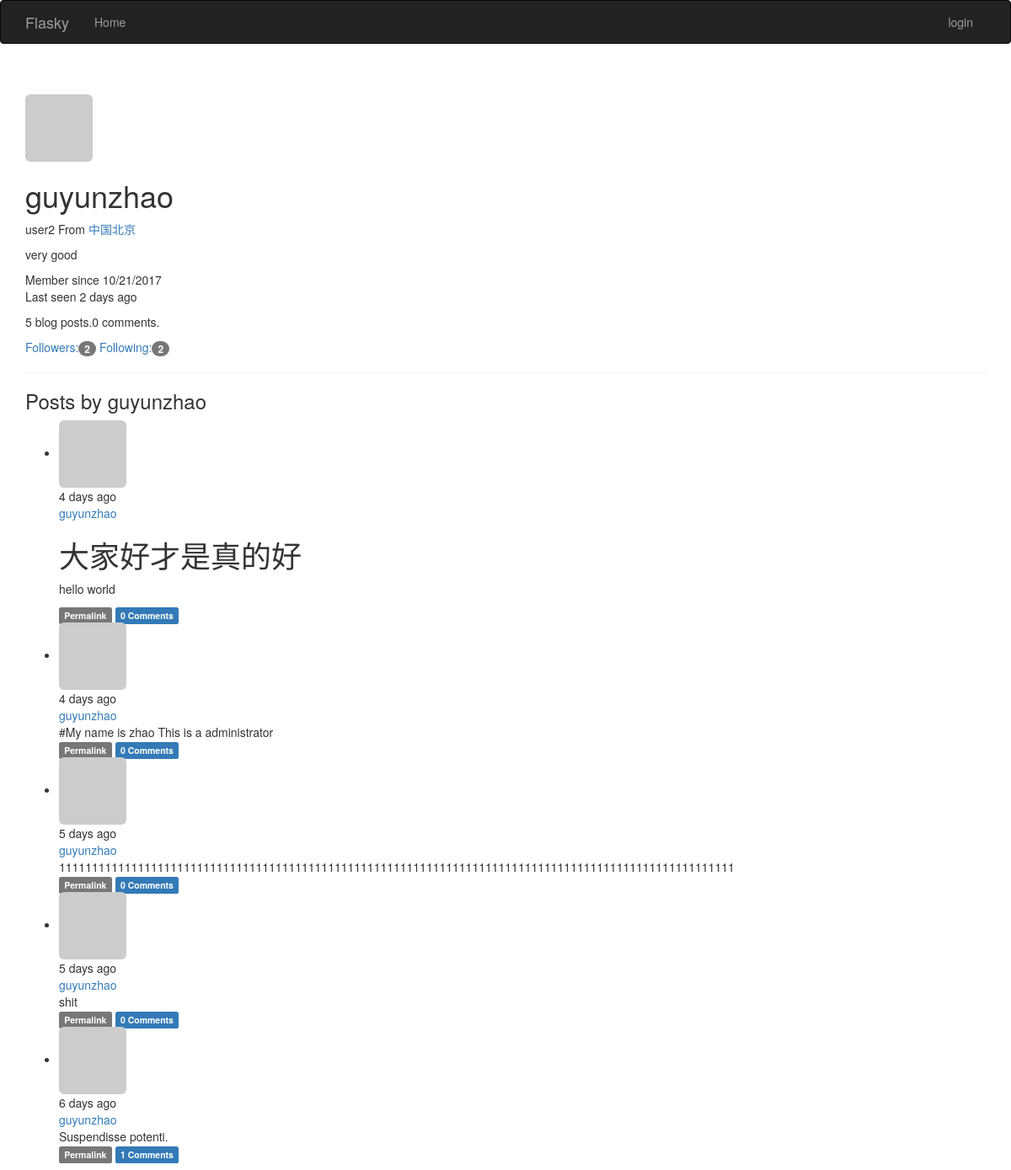
The app's page /user/guyunzhao with its own data.
### App/models.py (models this page shows, shortened)
class User(UserMixin,db.Model):
    __tablename__='users'
    id=db.Column(db.Integer,primary_key=True)
    username=db.Column(db.String(64),unique=True,index=True)
    role_id=db.Column(db.Integer,db.ForeignKey('roles.id'))#外键
    password_hash =db.Column(db.String(128))
    email=db.Column(db.String(64),unique=True,index=True)
    confirmed=db.Column(db.Boolean,default=False)   #判断用户是否已经确认过了
    name=db.Column(db.String(64))
    location=db.Column(db.String(64))
    about_me=db.Column(db.Text())
    member_since=db.Column(db.DateTime(),default=datetime.utcnow)
    last_seen=db.Column(db.DateTime(),default=datetime.utcnow)#default为默认值，可直接指定函数
    avatar_hash = db.Column(db.String(32))
    posts=db.relationship('Post',backref='author',lazy='dynamic')
    followed=db.relationship('Follow',foreign_keys=[Follow.follower_id],backref=db.backref('follower',lazy='joined'),
                             lazy='dynamic',cascade='all,delete-orphan')
    followers=db.relationship('Follow',foreign_keys=[Follow.followed_id],backref=db.backref('followed',lazy='joined'),
                              lazy='dynamic',cascade='all,delete-orphan')
    comments=db.relationship('Comment',backref='author',lazy='dynamic')
    @property       #规定了密码不能被读取
    def password(self):
        raise AttributeError('password is not a readable attribute')
    def gravatar(self,size=100,default='identicon',rating='g'):#构建Gravatar URL方法。
        if request.is_secure:
            url='https://secure.gravatar.com/avatar'
        else:
            url='http://www.gravatar.com/avatar'
        hash=self.avatar_hash or hashlib.md5(self.email.encode('utf-8')).hexdigest()
        return '{url}/{hash}?s={size}&d={default}&r={rating}'.format(url=url,hash=hash,size=size,default=default,rating=rating)

class Post(db.Model):
    __tablename__='posts'
    id=db.Column(db.Integer ,primary_key=True)
    body=db.Column(db.Text )
    timestamp=db.Column(db.DateTime,index=True,default=datetime.utcnow)
    author_id=db.Column(db.Integer,db.ForeignKey('users.id'))
    body_html=db.Column(db.Text)
    comments=db.relationship('Comment',backref='post',lazy='dynamic')

### App/main/views.py (the view)
@main.route('/user/<username>')  # 用户资料显示页面
def user(username):
    user = User.query.filter_by(username=username).first()
    if user is None:
        abort(404)
    posts = user.posts.order_by(Post.timestamp.desc()).all()
    return render_template('user.html', user=user, posts=posts)

### App/auth/views.py (called while the page is built)
@auth.before_app_request        #before_app_request是一个钩子，每次请求都会调用该视图函数
def before_request():           #用来处理注册但是未邮箱确认的用户所能看到的信息
    if current_user.is_authenticated :
        current_user.ping()
        if not current_user.confirmed and request.endpoint[:5] !='auth.'\
                                        and request.endpoint !='static':
            return redirect(url_for('auth.unconfirmed'))

### App/main/__init__.py (called while the page is built)
@main.app_context_processor     #上下文处理器，让定义的变量在所有模板中全局可访问
def inject_permissions():
    return dict(Permission=Permission)

### App/models.py (called while the page is built)
    def can(self,permissions):
        return False

    def is_administrator(self):
        return False

### App/templates/user.html (shortened to what this page needs)
{% extends 'base.html' %}
{% import "_macros.html" as macros %}
{% block page_content %}
    <div class="page-header">
    <img class="img-rounded profile-thumbnail" src="{{ user.gravatar(size=256) }}">
    <div class="profile-header">
        <h1>{{ user.username }}</h1>
        {% if user.name or user.location %}
        <p>
            {% if user.name %}{{ user.name }}{% endif %}
            {% if user.location %}
                From <a href="http://maps.google.com/?q={{ user.location }}">
                    {{ user.location }}
                </a>
            {% endif %}
        </p>
        {% endif %}
    {% if user.about_me %}<p>{{ user.about_me }}</p>{% endif %}
    <p>
        Member since {{ moment(user.member_since).format('L') }}
        <br>
        Last seen {{ moment(user.last_seen).fromNow() }}
    </p>
    <p>{{ user.posts.count() }} blog posts.{{ user.comments.count() }} comments.</p>
    <p>
        <a href="{{ url_for('.followers',username=user.username) }}">
            Followers:<span class="badge">{{ user.followers.count() }}</span>
        </a>
        <a href="{{ url_for('.followed_by',username=user.username) }}">
            Following:<span class="badge">{{ user.followed.count() }}</span>
        </a>
    </p>
    </div>
    </div>
<h3>Posts by {{ user.username }}</h3>
{% include '_posts.html' %}
{% endblock %}

### App/templates/_posts.html (shortened to what this page needs)
<ul class="posts">
    {% for post in posts %}
    <li class="post">
        <div class="post-thumbnail">
            <a href="{{ url_for('.user', username=post.author.username) }}">
                <img class="img-rounded profile-thumbnail" src="{{ post.author.gravatar(size=40) }}">
            </a>
        </div>
        <div class="post-content">
            <div class="post-date">{{ moment(post.timestamp).fromNow() }}</div>
            <div class="post-author"><a href="{{ url_for('.user', username=post.author.username) }}">{{ post.author.username }}</a></div>
            <div class="post-body">
                {% if post.body_html %}
                    {{ post.body_html | safe }}
                {% else %}
                    {{ post.body }}
                {% endif %}
            </div>
            <div class="post-footer">
                <a href="{{ url_for('.post', id=post.id) }}">
                    <span class="label label-default">Permalink</span>
                </a>
                <a href="{{ url_for('.post', id=post.id) }}#comments">
                    <span class="label label-primary">{{ post.comments.count() }} Comments</span>
                </a>
            </div>
        </div>
    </li>
    {% endfor %}
</ul>

### records on screen
User: username "guyunzhao", name "user2", location "中国北京", about_me "very good", member_since "10/21/2017", last_seen "2 days ago"
Post: timestamp "4 days ago", author.username "guyunzhao", body_html "大家好才是真的好 hello world", comments.count "0"
Post: timestamp "4 days ago", author.username "guyunzhao", body "#My name is zhao This is a administrator", comments.count "0"
Post: timestamp "5 days ago", author.username "guyunzhao", body "1111111111111111111111111111111111111111111111111111111111111111111111111111111111111111111111111111111", comments.count "0"
Post: timestamp "5 days ago", author.username "guyunzhao", body "shit", comments.count "0"
Post: timestamp "6 days ago", author.username "guyunzhao", body "Suspendisse potenti.", comments.count "1"

### other values on screen
{{ user.posts.count() }} "5"
{{ user.comments.count() }} "0"
{{ user.followers.count() }} "2"
{{ user.followed.count() }} "2"
